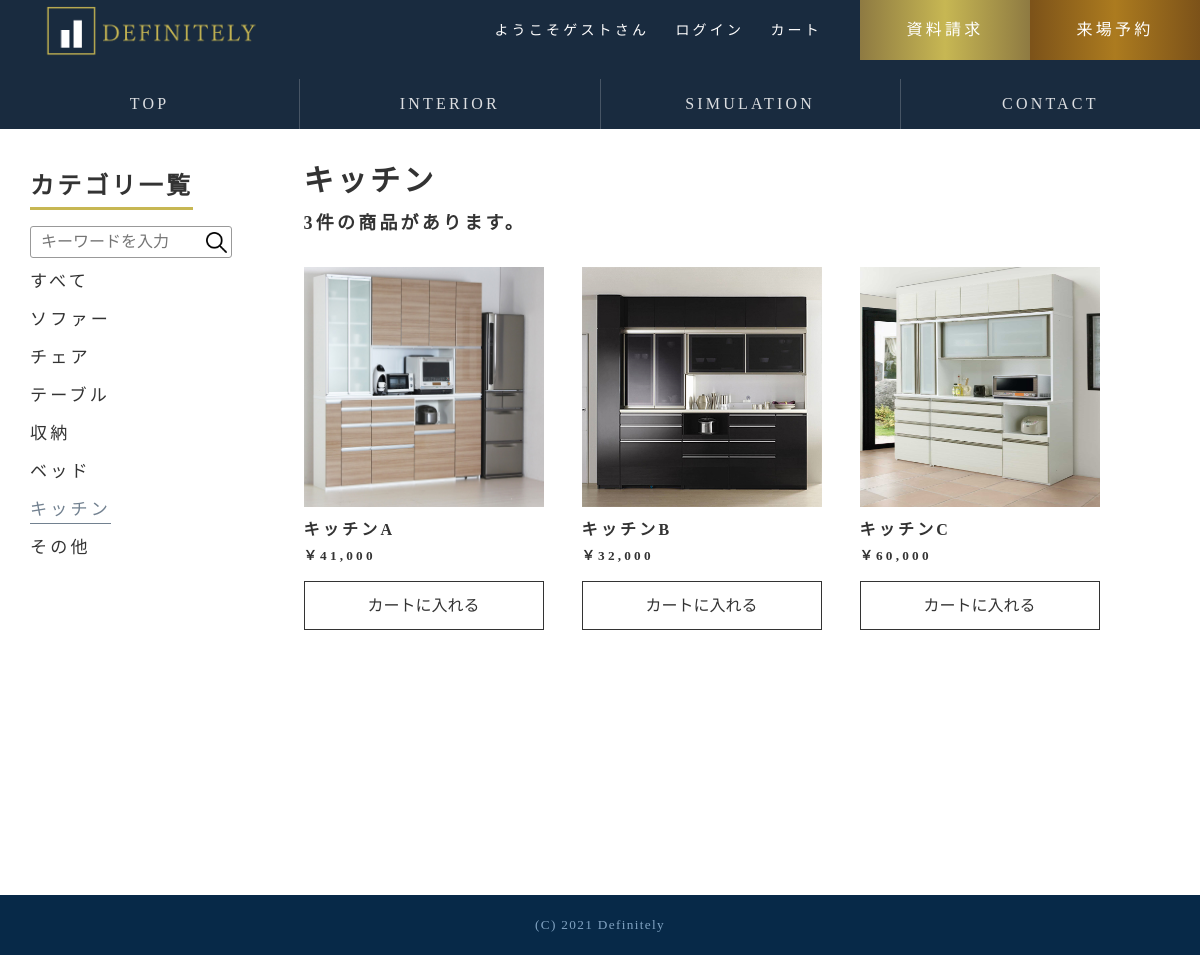
The app's page /shop_category/kitchen.php with its own data.
### tables this page shows
CREATE TABLE IF NOT EXISTS `items` (
  `product_id` int(11) NOT NULL AUTO_INCREMENT,
  `product_name` varchar(255) NOT NULL,
  `Price` int(11) DEFAULT NULL,
  `count` int(11) NOT NULL,
  `search_name` varchar(255) NOT NULL,
  `sy_height` int(11) DEFAULT NULL,
  `sy_width` int(11) DEFAULT NULL,
  `sy_images` varchar(255) DEFAULT NULL,
  PRIMARY KEY (`product_id`)
);

CREATE TABLE IF NOT EXISTS `item_img` (
  `item_img_id` int(11) NOT NULL,
  `product_id` int(11) NOT NULL,
  `product_img` varchar(255) DEFAULT NULL,
  PRIMARY KEY (`item_img_id`),
  KEY `product_id` (`product_id`)
);

### Model/category.php (called while the page is built, shortened)
<?php
  $dsn = 'mysql:host=localhost;dbname=hew2020_91467;charset=utf8mb4';
  $db_user = 'hew2020_91467';
  $db_password = '';
  try {
    $pdo = new PDO($dsn, $db_user, $db_password);
    $pdo->setAttribute(
        PDO::ATTR_ERRMODE,
        PDO::ERRMODE_EXCEPTION
    );
    $sql_5 = "SELECT items.product_id,product_img,product_name,price,count,info_id FROM items JOIN item_img ON items.product_id = item_img.product_id JOIN item_category ON items.product_id = item_category.product_id";
    $stmt = $pdo->query( $sql_5 );
    $tables1 = $stmt->fetchAll(PDO::FETCH_ASSOC);
    $sql6 = "SELECT item_category.* from items JOIN item_category ON items.product_id = item_category.product_id where info_id=5";
    $sth = $pdo -> query($sql6);
    $record6 = $sth -> rowCount();
    $sql6_5 = "SELECT items.product_id,product_img,product_name,price,count,info_id FROM items JOIN item_img ON items.product_id = item_img.product_id JOIN item_category ON items.product_id = item_category.product_id where info_id= 5";
    $stmt = $pdo->query( $sql6_5 );
    $tables6 = $stmt->fetchAll(PDO::FETCH_ASSOC);
  }catch(PDOException $error){
    header('Location: /IT42-117/erro_pages/error1.php');
    exit;
  }
?>

### shop_category/kitchen.php (the view, shortened to what this page needs)
<?php
     require_once('../Model/category.php');
     $login = 'login.php';
     $logout = 'logout.php';
     $simulation = 'path_sim.php';
?>
<!DOCTYPE html>
<html lang="ja">
<head>
        <link rel="stylesheet" href="../css/shop.css">
        <link rel="stylesheet" href="../css/normalize.css">
        <link rel="stylesheet" href="../css/common.css">
    </head>
    <body>
        <div class="wrapper">
          <header class="header_top">
             <div class="header_upper">
               <a href="../index.php"><h1 class="header_logo"><img src="../images/logo.png" alt="ロゴ"></h1></a>
               <div class="top_flex2">
                 <nav class="header_nav1">
                   <ul>
                     <li><a class="nav_link" href="#"><?php if (isset($_SESSION['mail_address'])) { echo "ようこそ".$_SESSION['name']."さん"; } else {echo"ようこそゲストさん";}?></a></li>
                     <li>
                     <?php
                       if( isset($_SESSION['mail_address'])){
                          echo '<a class = "nav_link" name="logout" href = "../view/'.$logout.'">ログアウト</a>';
                           }else{
                            echo '<a class = "nav_link" href = "../view/'.$login.'">ログイン</a>';
                       }
                    ?></li>
                     <li><?php if(isset($_SESSION['mail_address'])){ echo "<a class='nav_link' href='../view/cart.php'>カート</a>" ;}else{
                           echo "<a class='nav_link' href='../view/path_ca.php'>カート</a>" ;}?></li>
                   </ul>
                 </nav>
                 <nav class="header_nav2">
                   <ul>
                     <li><a class="nav_info" href="#">資料請求</a></li><li><a class="nav_reserve" href="#">来場予約</a></li>
                   </ul>
                 </nav>
               </div>
             </div>
             <div class="lower">
               <nav class="header_nav3">
                 <ul>
                   <li>
                     <a class="nav_link" href="../index.php">
                       <span class="nomal">TOP</span>
                     </a>
                   </li><li>
                     <a class="nav_link" href="interior.php">
                       <span class="nomal">INTERIOR</span>
                     </a>
                   </li><li>
                   <?php if (isset($_SESSION['mail_address'])) { echo "<a class='nav_link' href='../view/madori.php'>
                       <span class='nomal'>SIMULATION</span>
                       <span class='hover'>シミュレーション</span>"; }
                       else{ echo "<a class='nav_link' href=../view/$simulation>
                         <span class='nomal'>SIMULATION</span>
                         <span class='hover'>シミュレーション</span>"; }?>
                   </li><li>
                     <a class="nav_link" href="../view/otoiawase.php">
                       <span class="nomal">CONTACT</span>
                     </a>
                   </li>
                 </ul>
               </nav>
             </div>
           </header>
        <main class="main">
        <div class="left">
            <h2 class="ctlist">カテゴリ一覧</h2>
            <nav class="category">
                <form id="form1" action="../view/search_view.php" method="post">
                <input id="sbox1" type="search" name="search" placeholder="キーワードを入力"><input id="sbtn1" type="submit" name="submit" value="">
                </form>
                <ul>
                    <li>
                        <a class="nav_furniture" href="interior.php">すべて</a>
                    </li>
                    <li>
                        <a class="nav_furniture" href="sofa.php">ソファー</a>
                    </li>
                    <li>
                        <a class="nav_furniture" href="chair.php">チェア</a>
                    </li>
                    <li>
                        <a class="nav_furniture" href="desk.php">テーブル</a>
                    </li>
                    <li>
                        <a class="nav_furniture" href="chest.php">収納</a>
                    </li>
                    <li>
                        <a class="nav_furniture" href="bed.php">ベッド</a>
                    </li>
                    <li id="check">
                        <a class="nav_furniture" href="kitchen.php">キッチン</a>
                    </li>
                    <li>
                        <a class="nav_furniture" href="other.php">その他</a>
                    </li>
                </ul>
              </nav>
            </div>
            <div class="right">
            <div class="product">
                <h2 class="product">キッチン</h2>
                <h3><?php echo $record6."件の商品があります。" ?></h3>
            </div>
            <div class="shelf">
              <?php foreach($tables6 as $table){ ?>
                <div class="item">
                    <img src="../interior_img/all_img/<?php echo $table['product_img']; ?>" alt="ベッド_1" class="bet">
                    <h4><?php echo $table['product_name']; ?></h4>
                    <h5><?php echo "￥".number_format($table['price']); ?></h5>
                    <form action="../control/cart_import.php" method="POST" class="item-form">
                        <button type="submit" class="btn">カートに入れる</button>
                    </form>
                  </div>
                  <?php } ?>
            </div>
          </div>
        </main>
        <footer class="footer">
            <small>(C) 2021 Definitely</small>
        </footer>
    </div>
</body>
</html>

### css/shop.css (style rules this page uses)
body { padding-top: 125px; }
.main { display: flex; align-items: baseline; margin: 30px auto 100px; width: 95%; }
.left { position: -webkit-sticky; position: sticky; top: 165px; width: 24%; }
.right { width: 76%; }
#form1 { background-color: white; width:200px; height: 30px; border: 1px #999 solid; margin-top: 6%; border-radius: 3px; }
#form1 input { vertical-align: top; margin: 0; height: 100%; box-sizing: border-box; background-color: transparent; }
#sbox1 { border: none; outline:0; width: 170px; padding:.5rem 10px; }
#sbtn1 { width: 30px; border:none; background-image: url(../images/loupe.png); background-position: center; background-size: 70%; background-repeat: no-repeat; }
h2.ctlist { border-bottom:solid 3px #c7b753; display: inline-block; }
.category li { display: list-item; list-style-type: none; text-transform: uppercase; margin-top: 3%; font-size: .9rem; }
.category li .nav_furniture { position: relative; text-decoration: none; cursor: pointer; }
.nav_furniture:visited, .nav_furniture:active, .nav_furniture:link { color: #333; }
.nav_furniture:before { content: ""; position: absolute; left: 0; right: 0; bottom: -5px; width: 100%; height: 1.5px; background-color:#728190; transform: scale(0, 1); transform-origin: left; transition: .3s; }
#check .nav_furniture:before { transform: scale(1); }
#check .nav_furniture { color: #728190 }
h2.product { font-size: 30px; }
h3 { font-size: 18px; }
div.shelf { display: flex; flex-wrap: wrap; }
div.item { margin: 1.5rem 2rem 1.5rem 0; display: inline-block; }
img.bet { width: 240px; height: 240px; }
.btn { display: inline-block; margin-top: .7rem; width: 100%; padding: 4% 0; text-decoration: none; background-color: rgba(0, 0, 0, 0); color: #333; border: solid 1px #333; transition: .4s; }

### css/common.css (style rules this page uses)
* { margin: 0; padding: 0; outline: 0; }
body { font-family: Cinzel, "Noto Serif JP", serif; font-size: 16px; color: #333; background-color: #FFF; line-height: 1.75; letter-spacing: .2em; }
.wrapper { position: relative; margin: 0 auto; min-height: 100vh; padding-bottom: 60px; box-sizing: border-box; }
.header_top { position: fixed; top: 0; left: 0; width: 100%; background-color: rgba(0,21,43,0.9); z-index: 10; }
.header_upper { position: relative; display: flex; justify-content: space-between; height: 60px; }
.header_logo { width: 30%; height: 60px; }
.header_logo img { padding: 5px 0 0 45px; width: 230px; }
.top_flex2 { display: flex; }
.header_nav1 { white-space: nowrap; text-align: left; line-height: 60px; }
.header_nav1 ul li { display: inline-block; margin-left: 1rem; font-size: 14px; }
.header_nav2 { display: flex; text-align: left; white-space: nowrap; margin-left: 2rem; }
.header_nav2 ul li { display: inline-block; text-align: center; font-size: 16px; transition:.3s; }
.header_nav2 ul li .nav_info { width: 170px; height: 60px; line-height: 60px; background:linear-gradient(to right, #8e7a42 0%,#c7b753 50%,#8e7a42 100%); }
.header_nav2 ul li .nav_reserve { width: 170px; height: 60px; line-height: 60px; background:linear-gradient(to right, #7c5219 0%,#ac7b1f 50%,#7c5219 100%); }
.nav_link, .nav_info, .nav_reserve { position: relative; display: inline-block; text-decoration: none; color: #fff; }
.header_nav3 ul { display: flex; margin-top: 1rem; }
.header_nav3 ul li { display: inline-block; width: calc(100%/4); height: 50px; line-height: 50px; text-align: center; font-size: 16px; transition:all .4s ease-out; }
.header_nav3 ul li +li { border-left: rgba(255,255,255,.2) 1px solid; }
.header_nav3 ul li a { display: block; color: rgba(255,255,255,.85); }
.footer { position: absolute; bottom: 0; width: 100%; height: 60px; text-align: center; background: #072948; }
.footer small { line-height: 60px; color: #81A3C2; letter-spacing: .1em; font-size: .7rem; }
@media (min-width: 48em) { :root { font-size: calc(1rem + ((1vw - 0.48rem) * 0.6944)); min-height: 0vw; } }

### records on screen
items: item_img.product_img (picture), product_name "キッチンA", Price "41,000"
items: item_img.product_img (picture), product_name "キッチンB", Price "32,000"
items: item_img.product_img (picture), product_name "キッチンC", Price "60,000"

### other values on screen
$record6 "3"
